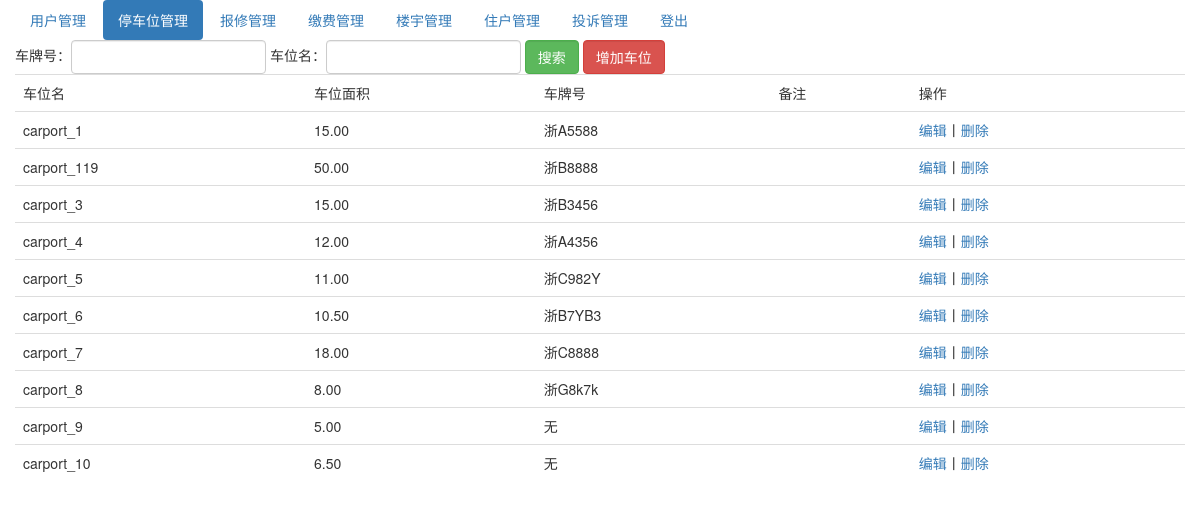
/index.php/carport_admin, run on the app's committed database.
### tables this page shows
CREATE TABLE IF NOT EXISTS `carport` (
  `carport_id` int(10) NOT NULL AUTO_INCREMENT COMMENT 'ID',
  `carport_name` varchar(255) NOT NULL COMMENT '车位编号名',
  `area` decimal(10,2) NOT NULL COMMENT '车位面积',
  `license` varchar(255) NOT NULL COMMENT '车牌号',
  `remark` varchar(255) NOT NULL COMMENT '备注',
  PRIMARY KEY (`carport_id`)
);

### application/controllers/Carport_admin.php (called while the page is built, shortened)
<?php
class Carport_admin extends CI_Controller{
    public function __construct()
    {
        $this->load->helper('url_helper');
    }
    public function index(){
        $this->load->model('carport_model');
        $condition=array();
        $carport_list=$this->carport_model->getCarportList($condition);
        $data=array();
            $data['carport_list']=$carport_list;
        $this->load->view('templates/header_admin',$data);
        $this->load->view('carport_index_admin',$data);
    }
}

### index.php (called while the page is built, shortened)
<?php
require_once BASEPATH.'core/CodeIgniter.php';

### application/models/Carport_model.php (called while the page is built, shortened)
<?php
class Carport_model extends CI_Model{
    public function getCarportList($condition=array())
    {
        $query=$this->db->get_where('carport',$condition);
        return $query->result_array();
    }
}
?>

### application/views/carport_index_admin.php (the view, shortened to what this page needs)
<div class="container">
    <div class="row">
        <ul class="nav nav-pills">
            <li role="presentation"><a href="/index.php/member_admin/index">用户管理</a></li>
            <li role="presentation" class="active"><a href="/index.php/carport_admin/index">停车位管理</a></li>
            <li role="presentation"><a href="/index.php/repair_admin/index">报修管理</a></li>
            <li role="presentation"><a href="/index.php/charge_admin/index">缴费管理</a></li>
            <li role="presentation"><a href="/index.php/building_admin/index">楼宇管理</a></li>
            <li role="presentation"><a href="/index.php/house_admin/index">住户管理</a></li>
            <li role="presentation"><a href="/index.php/complain_admin/index">投诉管理</a></li>
            <li role="presentation"><a href="/index.php/Welcome/logout">登出</a></li>
        </ul>
    </div>
    <div class="row">
        <form method="get" class="form-inline" action="/index.php/Carport_admin/index">
            <div class="form-group">车牌号：<input type="text" class="form-control" name="license"></div>
            <div class="form-group">车位名：<input type="text" class="form-control" name="carport_name"></div>
            <div class="form-group"><input type="submit" class="form-control btn-success" value="搜索"></td></div>
            <div class="form-group"><a class="form-control btn-danger" href="/index.php/Carport_admin/add">增加车位</a></div>
        </form>
    </div>
    <div class="row">
        <table class="table">
            <tr>
                <td>车位名</td>
                <td>车位面积</td>
                <td>车牌号</td>
                <td>备注</td>
                <td>操作</td>
            </tr>
            <?php foreach($carport_list as $value){ ?>
                <tr>
                    <td><?php echo $value['carport_name']; ?></td>
                    <td><?php echo $value['area']; ?></td>
                    <td><?php echo $value['license']; ?></td>
                    <td><?php echo $value['remark']; ?></td>
                    <td><a href="/index.php/Carport_admin/showEdit?carport_id=<?php echo $value['carport_id']; ?>">编辑</a>丨<a href="/index.php/Carport_admin/delete?carport_id=<?php echo $value['carport_id']; ?>">删除</a></td>
                </tr>
            <?php } ?>
        </table>
    </div>
</div>

### data on the page
carport: carport_name "carport_1", area "15.00", license "浙A5588"
carport: carport_name "carport_119", area "50.00", license "浙B8888"
carport: carport_name "carport_3", area "15.00", license "浙B3456"
carport: carport_name "carport_4", area "12.00", license "浙A4356"
carport: carport_name "carport_5", area "11.00", license "浙C982Y"
carport: carport_name "carport_6", area "10.50", license "浙B7YB3"
carport: carport_name "carport_7", area "18.00", license "浙C8888"
carport: carport_name "carport_8", area "8.00", license "浙G8k7k"
carport: carport_name "carport_9", area "5.00", license "无"
carport: carport_name "carport_10", area "6.50", license "无"
